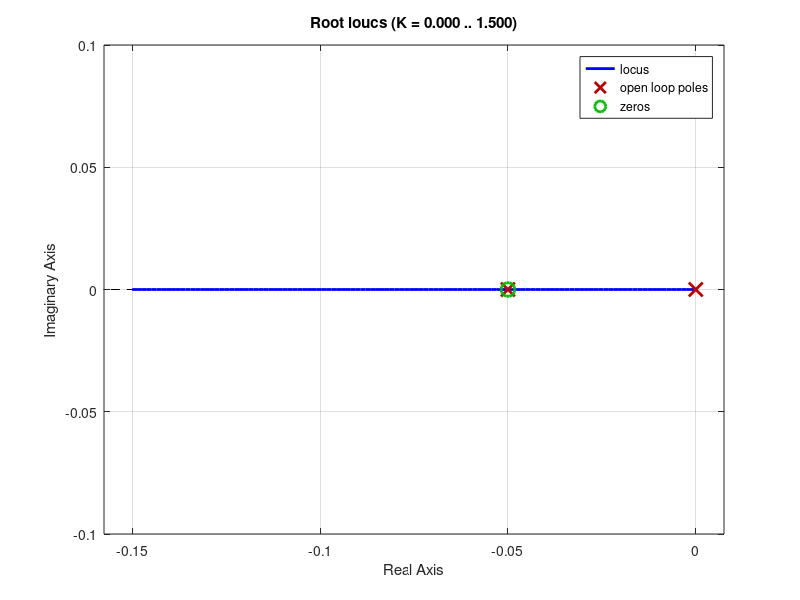

Reproduce this figure in MATLAB. (Note: this script raises an error after producing the figure.)
%% Water tank - Control Design
% Water tank from Chapter 1. The input is the inflow Q_in and the output is 
% the water level h. The outflow is proportional to the level, Q_out = k h.

clear all
close all

A = 10;             % cross-section [m^2]
k = 0.5;            % outflow coefficient [m^2/s]
s = tf('s');

G = 1/(A*s + k);
%% 
% Plot the root locus of G:

rlocus(G);
%% 
% G has one pole at -k/A = -0.05, so the open loop tank is very slow (time 
% constant 20 s). With C(s) = K the closed loop pole moves to -(k + K)/A, so a 
% larger K makes the tank faster, but there is a steady state error:
% 
% $$\frac{1}{1+L(0)} = \frac{1}{1+K/k}$$

K = 5;
step(minreal(K*G/(1+K*G)));
%% 
% To remove the steady state error we add an integrator (PI controller)
% 
% $$C(s) = k_p + \frac{k_i}{s} = k_p \frac{s + k_i/k_p}{s}$$
% 
% A simple choice is to place the zero of the PI controller on top of the pole 
% of the tank, k_i/k_p = 0.05, so that the loop becomes L(s) = k_p/(A s):

C = (s + 0.05)/s;
rlocus(C*G);
%% 
% The closed loop pole is at -k_p/A. With k_p = 5 it is at -0.5 (time 
% constant 2 s, ten times faster than the open loop tank).

C = 5*C;
pzplot(minreal(C*G/(1+C*G)));
step(minreal(C*G/(1+C*G)));
%% 
% Note that the inflow cannot be negative: if the level is above the target 
% the controller can only close the valve and wait for the tank to drain.
% 
% To try this controller in WT_Realtime_Demo, set
% 
%   C = 5*(1 + 0.05/s);

[numC, denC] = tfdata(C, 'v')
